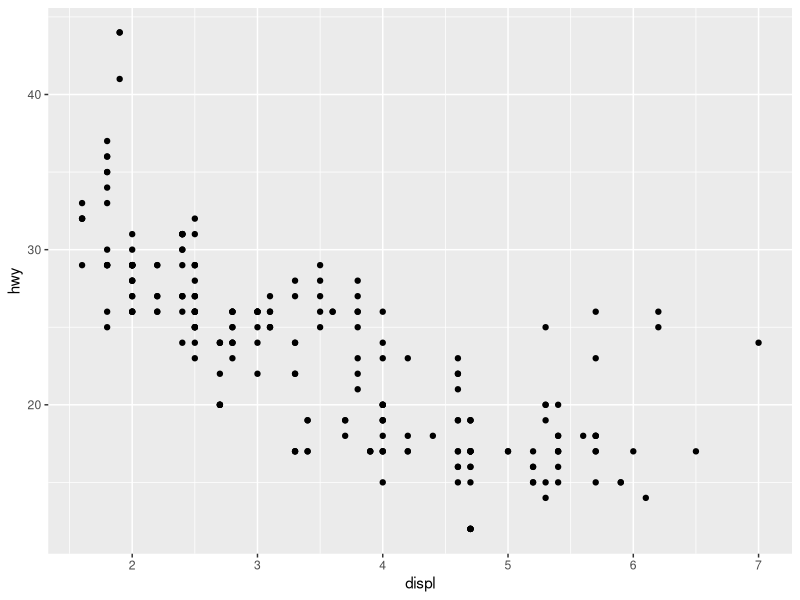
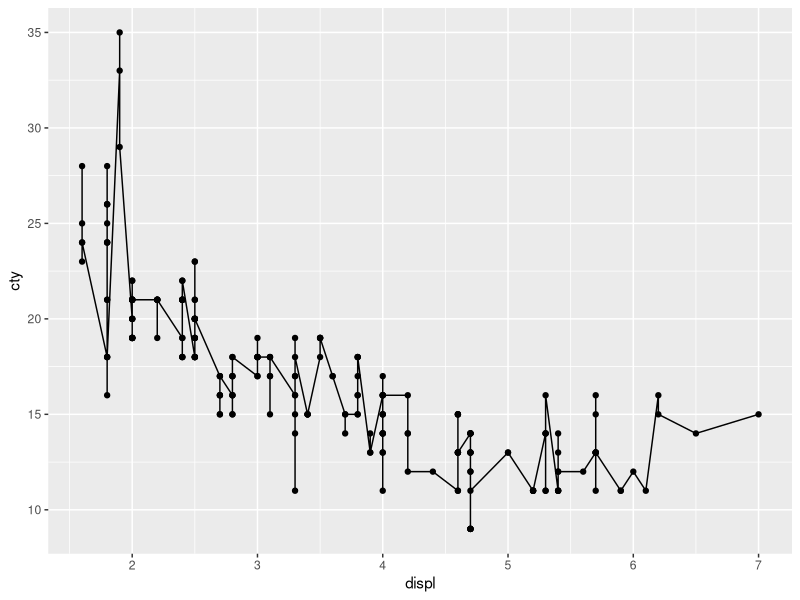
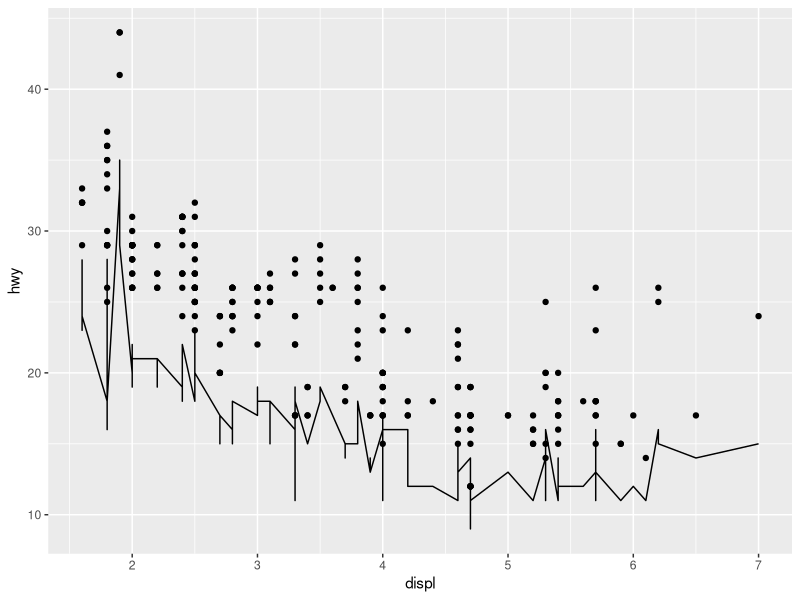
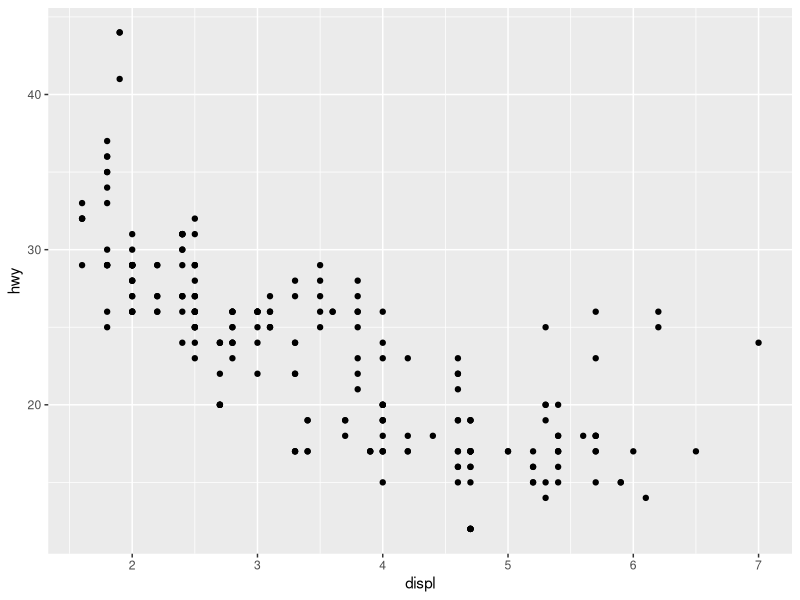
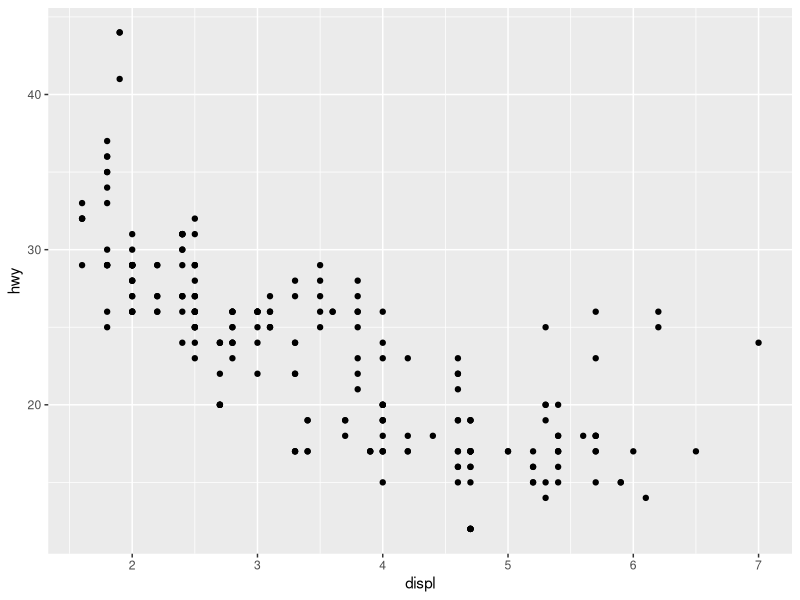
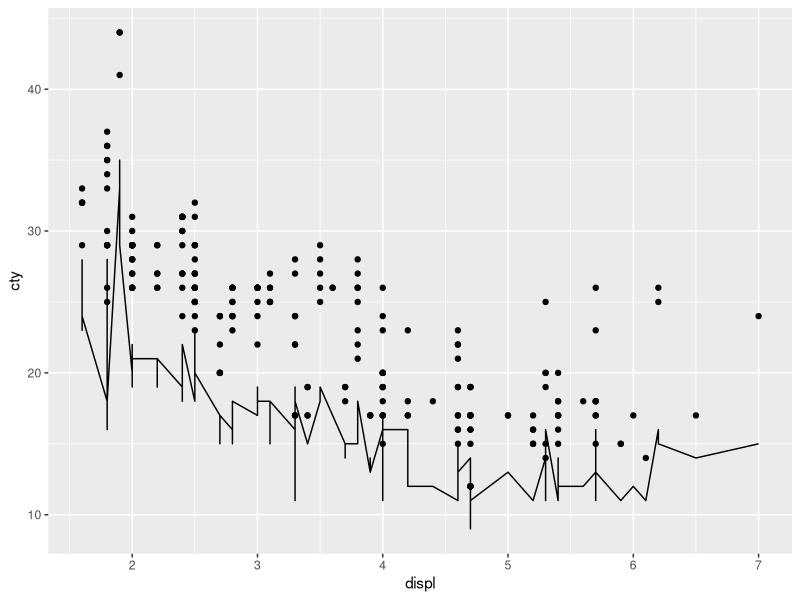
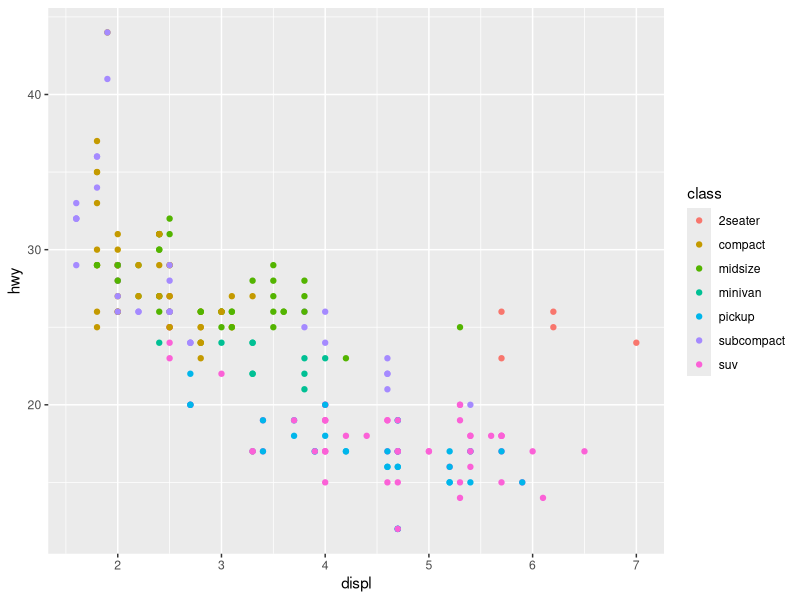
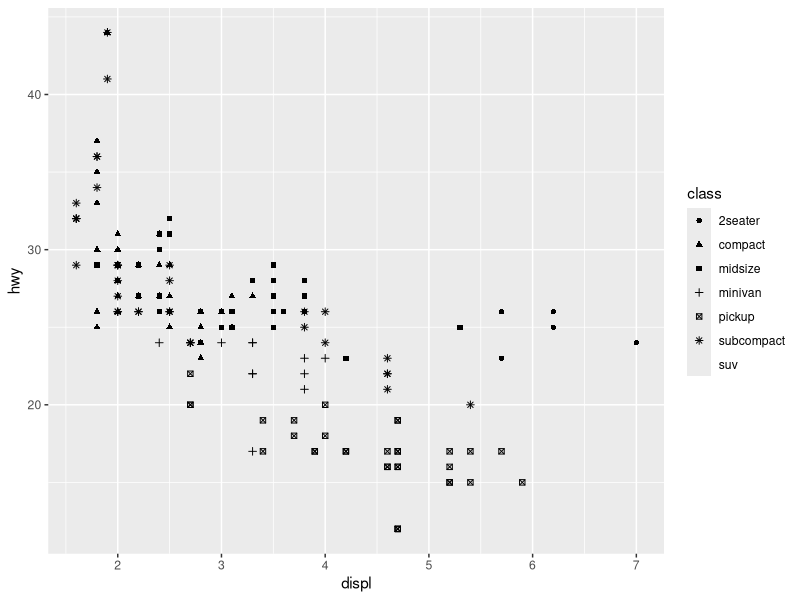

Recreate these plots in R, in order.
## ---- chunk 1
library(tidyverse)
## ---- chunk 2
ggplot(data = mpg) + 
  aes(x = displ, y = hwy) +
  geom_point() 
## ---- chunk 3
ggplot(data = mpg) + 

# First plot 
  aes(x = displ, y = hwy) +
  geom_point() +

# Second plot
  aes(x = displ, y = cty) +
  geom_line()
## ---- chunk 4
ggplot(data = mpg) + 
  geom_point(mapping = aes(x = displ, y = hwy)) +
  geom_line(mapping = aes(x = displ, y = cty))
## ---- chunk 5
ggplot(data = mpg) + 
  geom_point(mapping = aes(x = displ, y = hwy))

ggplot(data = mpg, mapping = aes(x = displ, y = hwy)) + 
  geom_point()
## ---- chunk 6
ggplot(data = mpg, mapping = aes(x = displ, y = cty)) + 
  geom_point(mapping = aes(x = displ, y = hwy)) +
  geom_line()
## ---- chunk 7
ggplot() +
  geom_point(data = mpg, mapping = aes(x = displ, y = hwy, color = class))
## ---- chunk 8
ggplot() +
  geom_point(data = mpg, mapping = aes(x = displ, y = hwy, shape = class))
## ---- chunk 9
# Using size 
ggplot() +
  geom_point(data = mpg, mapping = aes(x = cty, y = hwy, size = displ))

# Using alpha
ggplot() +
  geom_point(data = mpg, mapping = aes(x = cty, y = hwy, alpha = displ))
## ---- chunk 10
ggplot() +
  geom_point(data = mpg, mapping = aes(x = cty, y = hwy, shape = drv, color = displ))
## ---- chunk 11
ggplot() +
  geom_point(data = mpg, mapping = aes(x = displ, y = hwy), color = "blue")
## ---- chunk 12
ggplot() +
  geom_point(data = mpg, mapping = aes(x = displ, y = hwy), color = "blue")
## ---- chunk 13
Orange
## ---- chunk 14
ggplot(data=Orange) + 
  geom_point(mapping = aes(x = age, y = circumference, color = Tree))
## ---- chunk 15
ggplot(data=Orange, mapping = aes(x = age, y = circumference)) + 
  geom_line() +
  geom_point(mapping = aes(color = Tree))
## ---- chunk 16
ggplot(data=Orange, mapping = aes(x = age, y = circumference)) + 
  geom_line(mapping = aes(group = Tree, color = Tree)) +
  geom_point(mapping = aes(color = Tree))
## ---- chunk 17
ggplot() +
  geom_point(data = mpg, mapping = aes(x = displ, y = hwy, color = class))
## ---- chunk 18
ggplot() +
  geom_point(data = mpg, mapping = aes(x = displ, y = hwy, color = class)) + #First we draw everything
  facet_wrap(~class) #Second we divide
## ---- chunk 19
ggplot() +
  geom_point(data = mpg, mapping = aes(x = displ, y = hwy, color = class)) + #First we draw everything
  facet_wrap(~class, nrow = 2) #Second we divide, but display them in two rows
## ---- chunk 20

ggplot() +
  geom_point(data = mpg, mapping = aes(x = displ, y = hwy, color = class)) + 
  facet_wrap(~class + drv, nrow = 2)# drv was wheel motion type, r (rear), f (forward), 4 (four wheel drive)
## ---- chunk 21

ggplot() +
  geom_point(data = mpg, mapping = aes(x = displ, y = hwy, color = class)) + 
  facet_grid(drv ~ class)
## ---- chunk 22

ggplot() +
  geom_point(data = mpg, mapping = aes(x = displ, y = hwy, color = class)) + 
  facet_grid(drv ~ class + year)
## ---- chunk 23
class_count <- mpg %>%
  group_by(class) %>%
  summarize(Count = n())

class_count
## ---- chunk 24
ggplot(class_count) + 
  geom_col(aes(x = class, y = Count))
## ---- chunk 25
ggplot(mpg) + 
  geom_bar(aes(x = class), stat = 'count')
## ---- chunk 26
ggplot(mpg) + 
  geom_bar(aes(x = class, y = after_stat(prop), group = 1))
## ---- chunk 27
ggplot(mpg) + 
  geom_bar(aes(x = displ))
## ---- chunk 28
ggplot(mpg) +
  geom_bar(aes(x = displ), stat = 'bin')

ggplot(mpg) +
  geom_histogram(aes(x = displ))
## ---- chunk 29
ggplot(mpg) +
  geom_histogram(aes(x = displ), bins = 10) #Use only 10 bins

ggplot(mpg) +
  geom_histogram(aes(x = displ), binwidth = 0.1) #Group displ by increment of 0.2. 
## ---- chunk 30
ggplot(mpg) +
  geom_histogram(aes(x = displ, after_stat(ncount)))

ggplot(mpg) +
  geom_histogram(aes(x = displ, after_stat(density)))
## ---- chunk 31
ggplot(mpg) +
  geom_boxplot(aes(y = cty))
## ---- chunk 32
ggplot(mpg) +
  geom_boxplot(aes(y = cty, x = class))
## ---- chunk 33
ggplot(data = mpg) + 
  geom_boxplot(mapping = aes(x = fct_reorder(class, cty), y = cty)) 
# in fct_reorder, We're ordering class using median cty value. 
# fct_reorder(A, B) A: Data you want to order, B: Function you want to use for ordering (default is median)
## ---- chunk 34
ggplot(mpg) + 
  geom_bar(aes(x = class), stat = 'count', color = "red", fill = 'green')
## ---- chunk 35
ggplot(mpg) + 
  geom_bar(aes(x = class, fill = drv)) 
#small note: default stat() of geom_bar is count. So you can omit stat = 'count'
## ---- chunk 36
ggplot(mpg) + 
  geom_bar(aes(x = class, fill = drv), position = 'stack')
## ---- chunk 37
ggplot(mpg) + 
  geom_bar(aes(x = class, fill = drv), position = 'dodge')
## ---- chunk 38
ggplot(mpg) + 
  geom_bar(aes(x = class, fill = drv), position = 'fill')
## ---- chunk 39
ggplot(mpg) + 
  geom_bar(aes(x = class, fill = drv), position = 'identity')
## ---- chunk 40
ggplot(mpg) + 
  geom_bar(aes(x = class, fill = drv), position = 'identity', alpha = 0.2)

# Again, remember that we're setting all bars with alpha = 0.2, not assigning different alpha by drv or any feature (column) in mpg. Check location of alpha argument (in vs. outside of aes())
## ---- chunk 41
p <- ggplot(mpg) + 
  geom_point(aes(x = cty, y = hwy, color = class))

p
## ---- chunk 42
p + geom_vline(aes(xintercept = mean(cty)), linetype = 2, color = "red") 
# Change numbers and try out multiple linetype

p + geom_vline(xintercept = mean(mpg$cty), linetype = 2, color = "red")
## ---- chunk 43
p1 <- p + 
  geom_vline(xintercept = mean(mpg$cty), linetype = 2, color = "red") +
  geom_hline(yintercept = mean(mpg$hwy), linetype = 2, color = "red")

p1
## ---- chunk 44
p1 + 
  geom_abline(intercept = 0, slope = 1, linetype = 2, color = "black") +
  scale_x_continuous(limits = c(0, 50)) + #limits = c(0,50) as limit starts at zero and ends at 50.
  scale_y_continuous(limits = c(0, 50)) 
## ---- chunk 45
ggplot(mpg) +
  geom_bar(aes(class))
## ---- chunk 46
ggplot(mpg) +
  geom_bar(aes(x = reorder(class, class, length)))
## ---- chunk 47
ggplot(mpg) +
  geom_bar(aes(x = fct_infreq(class))) 
#fct_infreq(A) orders categorial data A based on the index (how many of them exist)
## ---- chunk 48
ggplot(mpg) +
  geom_bar(aes(x = fct_rev(fct_infreq(class)))) 
## ---- chunk 49
ggplot(mpg) +
  geom_histogram(aes(cty, fill = drv))
## ---- chunk 50
ggplot(mpg) +
  geom_freqpoly(aes(cty, color = drv))
## ---- chunk 51
ggplot(mpg) +
  geom_freqpoly(aes(cty, after_stat(density), color = drv))
## ---- chunk 52
ggplot(mpg) +
  geom_density(aes(cty, color = drv))
## ---- chunk 53
ggplot(mpg, aes(class)) +
  geom_bar() + 
  facet_wrap(~drv)
## ---- chunk 54
ggplot(mpg, aes(class, drv)) +
  geom_point()
## ---- chunk 55
ggplot(mpg, aes(class, drv)) +
  geom_jitter(width = 0.3, height = 0.2) # you need to define spreadness of both direction
## ---- chunk 56
ggplot(mpg, aes(class, drv)) +
  geom_count() 
## ---- chunk 57
ggplot() +
  geom_text(mpg, mapping = aes(cty, class, label = model))
## ---- chunk 58
ggplot() +
  geom_text(mpg, mapping = aes(cty, class, label = model), check_overlap = T)
## ---- chunk 59
p <- ggplot(mpg) +
  geom_point(aes(hwy, cty)) 

p + theme_light()
## ---- chunk 60
p + theme_classic()
## ---- chunk 61
library(ggthemes)
## ---- chunk 62
p + theme_economist()
## ---- chunk 63
scale_x_discrete() # or y_discrete()
## ---- chunk 64
p5 <- ggplot() +
  geom_point(mpg, mapping = aes(x = hwy, y = cty, color = class))

p5
## ---- chunk 65
p6 <- p5 + 
  scale_x_continuous(name = "Highway Fuel Efficiency") +
  scale_y_continuous(name = "City Fuel Efficiency")

p6
## ---- chunk 66
p7 <- p6 +
  scale_x_continuous(breaks = seq(0, 40, by = 20),
                     minor_breaks = seq(0, 40, by = 10)
                     ) + # If you don't remember seq(), review Chapter 2 or 3!
  scale_y_continuous(breaks = seq(0, 40, by = 20),
                     minor_breaks = seq(0, 40, by = 10)
                     )
  
p7  
## ---- chunk 67
p7 + scale_x_continuous(position="top") +
  scale_y_continuous(position="right")
## ---- chunk 68
p8 <- ggplot(mpg, aes(cty)) +
  geom_histogram(binwidth = 1)

p8 + coord_flip()
## ---- chunk 69
p8 + coord_polar()
## ---- chunk 70
ggplot(mpg) +
  aes(class, fill = drv) + 
  geom_bar() + 
  coord_polar() + 
  theme_bw()
## ---- chunk 71
RColorBrewer::display.brewer.all()

RColorBrewer::brewer.pal.info
## ---- chunk 72
p5 + scale_fill_brewer(palette = "Set1")
## ---- chunk 73
ggplot(mpg, aes(cty, hwy, color = displ)) +
  geom_point() +
  scale_color_distiller(palette = "RdPu")
